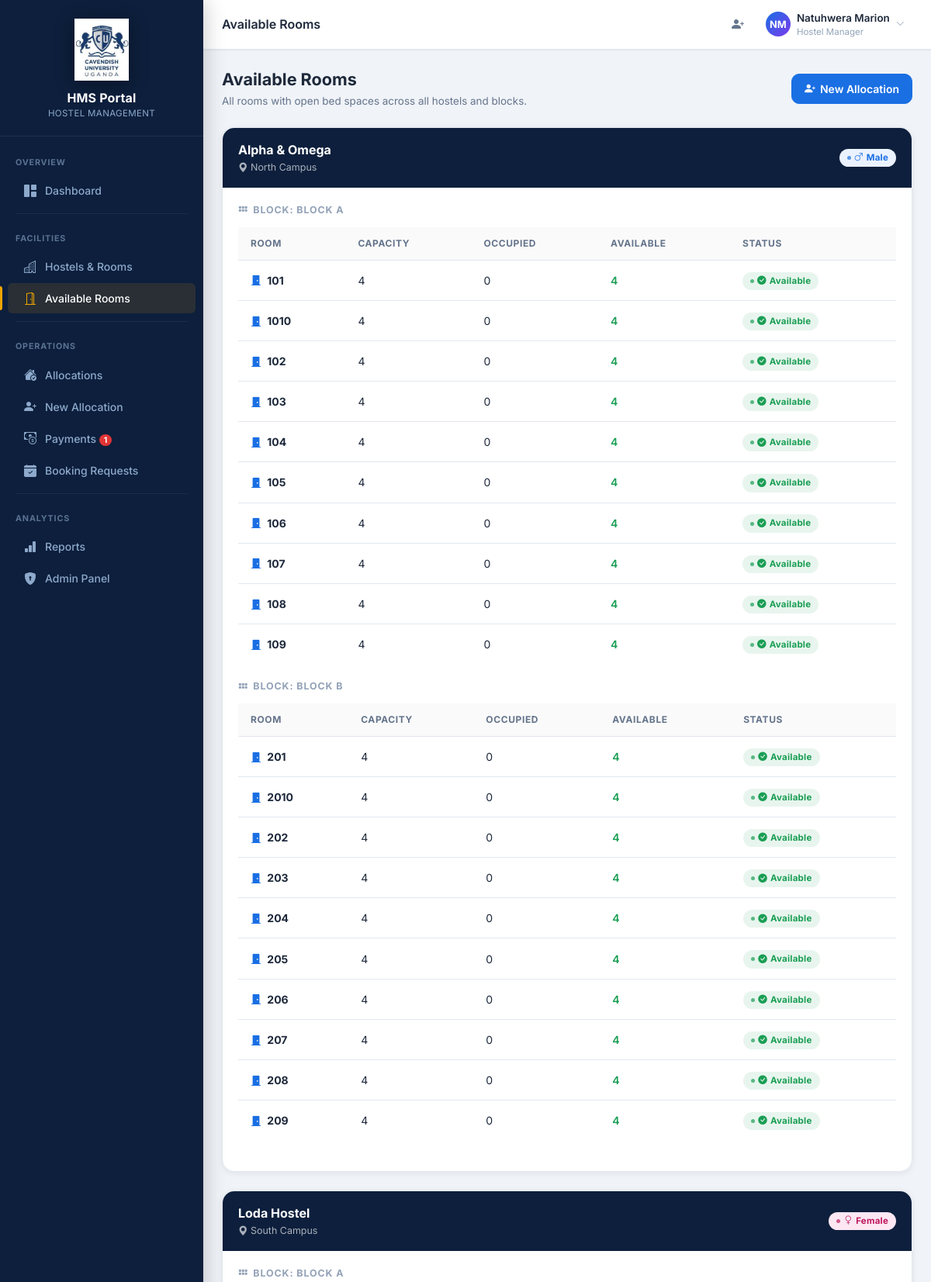
Screenshot of /allocations/available-rooms/ (signed in, upper part) with the database file from the repository.
### users/models.py (models this page shows, shortened)
class CustomUser(AbstractUser):
    is_student = models.BooleanField(default=False, help_text="Designates if user is a student")
    is_manager = models.BooleanField(default=False, help_text="Designates if user is a hostel manager/admin")
    department = models.CharField(max_length=100, blank=True, null=True)
    level = models.CharField(max_length=20, blank=True, null=True, help_text="e.g., 100, 200, 300, 400")
    phone_number = models.CharField(max_length=15, blank=True, null=True)
    student_id = models.CharField(max_length=50, unique=True, blank=True, null=True)
    date_of_birth = models.DateField(blank=True, null=True)
    gender = models.CharField(max_length=10, choices=[('Male', 'Male'), ('Female', 'Female')], blank=True, null=True)
    photo = models.ImageField(upload_to='profile_photos/', blank=True, null=True, help_text="Profile photo")
    class Meta:
        verbose_name = "User"
        verbose_name_plural = "Users"

### hostels/models.py (models this page shows, shortened)
class Hostel(models.Model):
    GENDER_CHOICES = [
        ('Male', 'Male'),
        ('Female', 'Female'),
        ('Mixed', 'Mixed'),
    ]
    name = models.CharField(max_length=200, unique=True)
    location = models.CharField(max_length=300)
    gender = models.CharField(max_length=10, choices=GENDER_CHOICES)
    description = models.TextField(blank=True, null=True)
    image_url = models.URLField(max_length=500, blank=True, null=True, help_text="URL of the hostel banner image")
    price_per_semester = models.DecimalField(
        max_digits=12, decimal_places=2, null=True, blank=True,
        help_text="Hostel fee per semester (UGX)"
    )
    created_at = models.DateTimeField(auto_now_add=True)
    updated_at = models.DateTimeField(auto_now=True)
    class Meta:
        ordering = ['name']

class Block(models.Model):
    hostel = models.ForeignKey(Hostel, on_delete=models.CASCADE, related_name='blocks')
    name = models.CharField(max_length=100)
    description = models.TextField(blank=True, null=True)
    created_at = models.DateTimeField(auto_now_add=True)
    class Meta:
        ordering = ['hostel', 'name']
        unique_together = ['hostel', 'name']

class Room(models.Model):
    ROOM_TYPE_CHOICES = [
        ('Single', 'Single'),
        ('Double', 'Double'),
        ('Self-Contained', 'Self-Contained'),
        ('Shared', 'Shared'),
    ]
    block = models.ForeignKey(Block, on_delete=models.CASCADE, related_name='rooms')
    room_number = models.CharField(max_length=20)
    capacity = models.PositiveIntegerField(validators=[MinValueValidator(1)], help_text="Number of beds in the room")
    room_type = models.CharField(max_length=20, choices=ROOM_TYPE_CHOICES, blank=True, null=True, help_text="Type of room")
    price_per_semester = models.DecimalField(
        max_digits=12, decimal_places=2, null=True, blank=True,
        help_text="Room fee per semester (UGX)"
    )
    description = models.TextField(blank=True, null=True)
    created_at = models.DateTimeField(auto_now_add=True)
    def occupied_beds(self):
        from allocations.models import Allocation
        return Allocation.objects.filter(room=self, status='active').count()
    def available_beds(self):
        return self.capacity - self.occupied_beds()
    @property
    def is_full(self):
        return self.occupied_beds() >= self.capacity
    class Meta:
        ordering = ['block', 'room_number']
        unique_together = ['block', 'room_number']

### allocations/views.py (the view)
# urls.py: path('available-rooms/', views.available_rooms, name='available_rooms'),
@login_required
@manager_required
def available_rooms(request):
    hostels = Hostel.objects.prefetch_related('blocks__rooms__allocations').all()
    return render(request, 'allocations/available_rooms.html', {'hostels': hostels})

### users/context_processors.py (called while the page is built)
def sidebar_counts(request):
    if not request.user.is_authenticated:
        return {}
    if not (request.user.is_manager or request.user.is_staff):
        return {}
    from payments.models import Payment
    from allocations.models import BookingRequest
    return {
        'pending_payments_count': Payment.objects.filter(status='pending').count(),
        'pending_booking_requests_count': BookingRequest.objects.filter(status='pending').count(),
    }

### templates/allocations/available_rooms.html (shortened to what this page needs)
{% extends 'base.html' %}
{% block breadcrumb %}Available Rooms{% endblock %}
{% block content %}
<div class="page-header animate-in">
  <div>
    <h2>Available Rooms</h2>
    <p>All rooms with open bed spaces across all hostels and blocks.</p>
  </div>
  <a href="{% url 'create_allocation' %}" class="btn btn-primary">
    <i class="bi bi-person-plus-fill"></i> New Allocation
  </a>
</div>
{% if hostels %}
  {% for hostel in hostels %}
  <div class="card mb-4 animate-in" style="animation-delay:{{ forloop.counter0 }}00ms">
    <div class="card-header" style="background:var(--navy);color:#fff;border-bottom:none;">
      <div>
        <div style="font-weight:700;font-size:1rem;">{{ hostel.name }}</div>
        <div style="font-size:.78rem;opacity:.65;margin-top:2px;"><i class="bi bi-geo-alt-fill"></i> {{ hostel.location }}</div>
      </div>
      <span class="badge-status {% if hostel.gender == 'Male' %}badge-male{% elif hostel.gender == 'Female' %}badge-female{% else %}badge-mixed{% endif %}">
        <i class="bi bi-{% if hostel.gender == 'Male' %}gender-male{% elif hostel.gender == 'Female' %}gender-female{% else %}gender-ambiguous{% endif %}"></i>
        {{ hostel.gender }}
      </span>
    </div>
    <div class="card-body">
      {% for block in hostel.blocks.all %}
      <div style="margin-bottom:20px;">
        <div style="font-size:.78rem;font-weight:700;text-transform:uppercase;letter-spacing:.07em;color:var(--text-3);margin-bottom:12px;display:flex;align-items:center;gap:6px;">
          <i class="bi bi-grid-3x2-gap-fill"></i> Block: {{ block.name }}
        </div>
        <div style="overflow-x:auto;">
          <table class="data-table">
            <thead>
              <tr>
                <th>Room</th>
                <th>Capacity</th>
                <th>Occupied</th>
                <th>Available</th>
                <th>Status</th>
              </tr>
            </thead>
            <tbody>
              {% for room in block.rooms.all %}
              <tr>
                <td style="font-weight:700;">
                  <i class="bi bi-door-closed-fill" style="color:var(--primary);margin-right:4px;"></i>
                  {{ room.room_number }}
                </td>
                <td>{{ room.capacity }}</td>
                <td>{{ room.occupied_beds }}</td>
                <td style="font-weight:600;color:{% if room.available_beds > 0 %}var(--success){% else %}var(--danger){% endif %}">
                  {{ room.available_beds }}
                </td>
                <td>
                  {% if room.is_full %}
                    <span class="badge-status badge-cancelled"><i class="bi bi-x-circle-fill"></i> Full</span>
                  {% else %}
                    <span class="badge-status badge-active"><i class="bi bi-check-circle-fill"></i> Available</span>
                  {% endif %}
                </td>
              </tr>
              {% empty %}
              <tr><td colspan="5" style="text-align:center;color:var(--text-3);font-size:.84rem;">No rooms in this block.</td></tr>
              {% endfor %}
            </tbody>
          </table>
        </div>
      </div>
      {% empty %}
      <p style="color:var(--text-3);font-size:.84rem;"><i class="bi bi-info-circle"></i> No blocks configured for this hostel.</p>
      {% endfor %}
    </div>
  </div>
  {% endfor %}
{% endif %}
{% endblock %}

### templates/base.html (shortened to what this page needs)
{% load static %}
<!DOCTYPE html>
<html lang="en">
<head>
  <link href="https://cdn.jsdelivr.net/npm/bootstrap@5.3.2/dist/css/bootstrap.min.css" rel="stylesheet">
  <link href="https://cdn.jsdelivr.net/npm/bootstrap-icons@1.11.3/font/bootstrap-icons.min.css" rel="stylesheet">
  <link href="{% static 'css/style.css' %}" rel="stylesheet">
</head>
<body>
{% if user.is_authenticated %}
<div class="app-layout">
  <aside class="sidebar" id="sidebar">
    <div class="sb-brand" style="flex-direction:column;align-items:center;text-align:center;padding:24px 16px 20px;gap:10px;">
      <img src="{% static 'images/logo.png' %}" alt="HMS Logo"
           style="width:100%;max-width:160px;height:80px;object-fit:contain;filter:drop-shadow(0 4px 12px rgba(0,0,0,.35));">
      <div class="sb-brand-text">
        <span class="sb-brand-name" style="font-size:1rem;">HMS Portal</span>
        <span class="sb-brand-sub">Hostel Management</span>
      </div>
    </div>
    <nav class="sb-nav">
      {% if user.is_manager or user.is_staff %}
      <div class="sb-section-title">Overview</div>
      <a href="{% url 'admin_dashboard' %}"
         class="sb-link {% if request.resolver_match.url_name == 'admin_dashboard' %}active{% endif %}">
        <i class="bi bi-grid-1x2-fill sb-icon"></i>
        <span>Dashboard</span>
      </a>
      <div class="sb-divider"></div>
      <div class="sb-section-title">Facilities</div>
      <a href="{% url 'hostel_list' %}"
         class="sb-link {% if 'hostel' in request.resolver_match.url_name %}active{% endif %}">
        <i class="bi bi-buildings sb-icon"></i>
        <span>Hostels &amp; Rooms</span>
      </a>
      <a href="{% url 'available_rooms' %}"
         class="sb-link {% if request.resolver_match.url_name == 'available_rooms' %}active{% endif %}">
        <i class="bi bi-door-open sb-icon"></i>
        <span>Available Rooms</span>
      </a>
      <div class="sb-divider"></div>
      <div class="sb-section-title">Operations</div>
      <a href="{% url 'allocation_list' %}"
         class="sb-link {% if request.resolver_match.url_name == 'allocation_list' %}active{% endif %}">
        <i class="bi bi-house-check-fill sb-icon"></i>
        <span>Allocations</span>
      </a>
      <a href="{% url 'create_allocation' %}"
         class="sb-link {% if request.resolver_match.url_name == 'create_allocation' %}active{% endif %}">
        <i class="bi bi-person-plus-fill sb-icon"></i>
        <span>New Allocation</span>
      </a>
      <a href="{% url 'payment_list' %}"
         class="sb-link {% if request.resolver_match.url_name == 'payment_list' %}active{% endif %}">
        <i class="bi bi-cash-coin sb-icon"></i>
        <span>Payments
          {% if pending_payments_count and pending_payments_count > 0 %}
            <span class="sb-badge">{{ pending_payments_count }}</span>
          {% endif %}
        </span>
      </a>
      <a href="{% url 'booking_requests_admin' %}"
         class="sb-link {% if request.resolver_match.url_name == 'booking_requests_admin' %}active{% endif %}">
        <i class="bi bi-calendar-check-fill sb-icon"></i>
        <span>Booking Requests
        </span>
      </a>
      <div class="sb-divider"></div>
      <div class="sb-section-title">Analytics</div>
      <a href="{% url 'reports_dashboard' %}"
         class="sb-link {% if 'report' in request.resolver_match.url_name %}active{% endif %}">
        <i class="bi bi-bar-chart-fill sb-icon"></i>
        <span>Reports</span>
      </a>
      <a href="/admin/" class="sb-link">
        <i class="bi bi-shield-lock-fill sb-icon"></i>
        <span>Admin Panel</span>
      </a>
      {% endif %}
    </nav>
  </aside>
  <div class="main-wrapper">
    <header class="topbar">
      <div>
        {% block page_title %}<span class="topbar-title">{% block breadcrumb %}Dashboard{% endblock %}</span>{% endblock %}
      </div>
      <div class="topbar-actions">
        {% if user.is_manager or user.is_staff %}
        <a href="{% url 'create_allocation' %}" class="topbar-btn" title="New Allocation">
          <i class="bi bi-person-plus-fill"></i>
        </a>
        {% endif %}
        <div class="dropdown">
          <div class="topbar-user" data-bs-toggle="dropdown" aria-expanded="false" style="cursor:pointer;">
            {% if user.photo %}
            <img src="{{ user.photo.url }}" alt="photo"
                 style="width:36px;height:36px;border-radius:50%;object-fit:cover;flex-shrink:0;">
            {% else %}
            <div class="topbar-avatar">{{ user.get_full_name|slice:":1"|upper }}{{ user.last_name|slice:":1"|upper }}</div>
            {% endif %}
            <div class="d-none d-md-block">
              <div class="topbar-username">{{ user.get_full_name|default:user.username }}</div>
              <div class="topbar-role">
                {% if user.is_manager or user.is_staff %}Hostel Manager{% else %}Student{% endif %}
              </div>
            </div>
            <i class="bi bi-chevron-down d-none d-md-block" style="font-size:.7rem;color:var(--text-3);"></i>
          </div>
        </div>
      </div>
    </header>
    <main class="content-area">
      {% block content %}{% endblock %}
    </main>
  </div>
</div>
{% endif %}
</body>
</html>

### rows the page displays
CustomUser: get_full_name "N", last_name "M", get_full_name "Natuhwera Marion"
Hostel: name "Alpha & Omega", location "North Campus", gender "Male"
Block: name "BLOCK A"
Room: room_number "101", capacity "4", occupied_beds "0", available_beds "4", shows "Available"
Room: room_number "1010", capacity "4", occupied_beds "0", available_beds "4", shows "Available"
Room: room_number "102", capacity "4", occupied_beds "0", available_beds "4", shows "Available"
Room: room_number "103", capacity "4", occupied_beds "0", available_beds "4", shows "Available"
Room: room_number "104", capacity "4", occupied_beds "0", available_beds "4", shows "Available"
Room: room_number "105", capacity "4", occupied_beds "0", available_beds "4", shows "Available"
Room: room_number "106", capacity "4", occupied_beds "0", available_beds "4", shows "Available"
Room: room_number "107", capacity "4", occupied_beds "0", available_beds "4", shows "Available"
Room: room_number "108", capacity "4", occupied_beds "0", available_beds "4", shows "Available"
Room: room_number "109", capacity "4", occupied_beds "0", available_beds "4", shows "Available"
Block: name "BLOCK B"
Room: room_number "201", capacity "4", occupied_beds "0", available_beds "4", shows "Available"
Room: room_number "2010", capacity "4", occupied_beds "0", available_beds "4", shows "Available"
Room: room_number "202", capacity "4", occupied_beds "0", available_beds "4", shows "Available"
Room: room_number "203", capacity "4", occupied_beds "0", available_beds "4", shows "Available"
Room: room_number "204", capacity "4", occupied_beds "0", available_beds "4", shows "Available"
Room: room_number "205", capacity "4", occupied_beds "0", available_beds "4", shows "Available"
Room: room_number "206", capacity "4", occupied_beds "0", available_beds "4", shows "Available"
Room: room_number "207", capacity "4", occupied_beds "0", available_beds "4", shows "Available"
Room: room_number "208", capacity "4", occupied_beds "0", available_beds "4", shows "Available"
Room: room_number "209", capacity "4", occupied_beds "0", available_beds "4", shows "Available"
Hostel: name "Loda Hostel", location "South Campus", gender "Female"
Block: name "BLOCK A"

### other values shown
{{ pending_payments_count }} "1"
